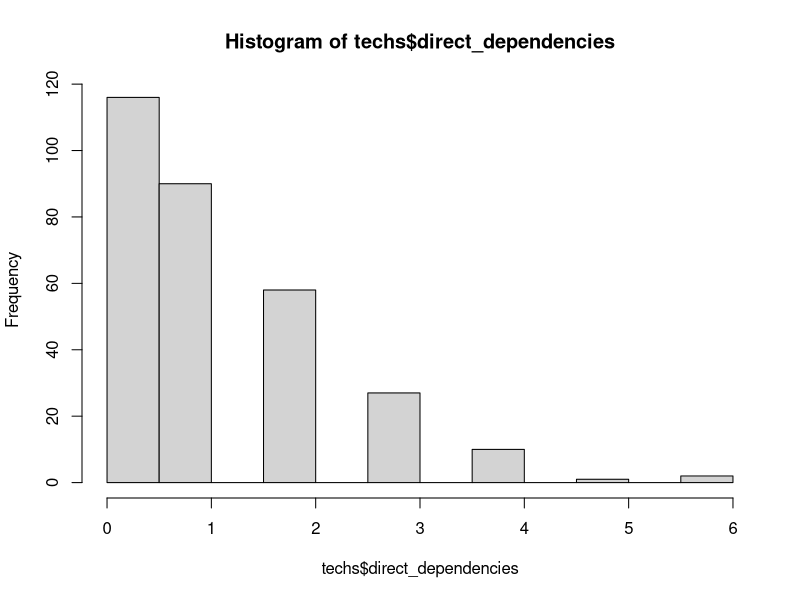
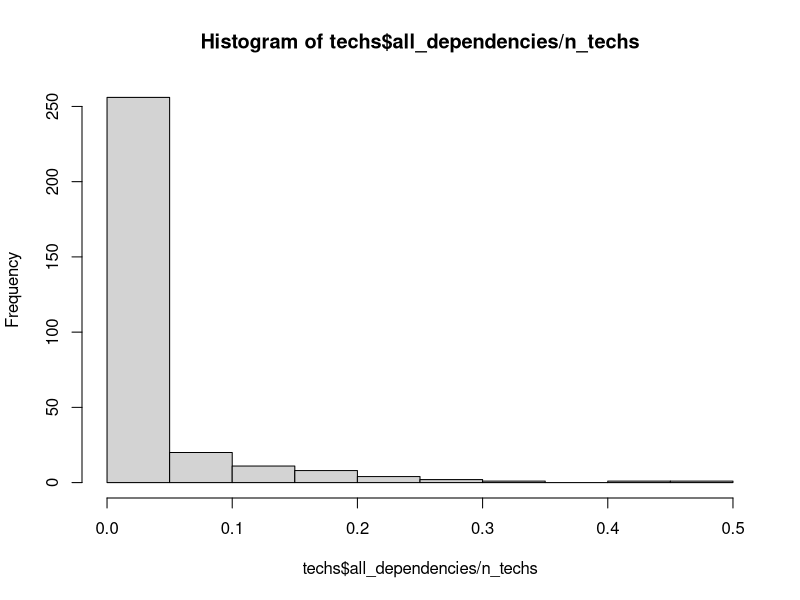
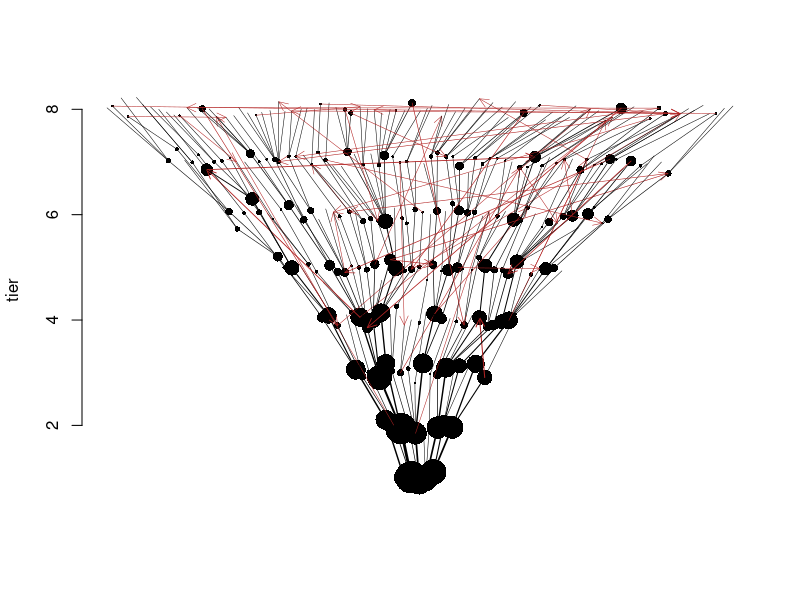

Generate these figures, in order, with R:
### editable  parameters for tree
starting_techs <- 5 # number of techs in tier 1
max_tier <- 8 # number to tiers in tree
tree_growth_rate <- 2 # rate at with tiers get wider
p_extra_dependency <- 0.0005 # probability a given extra dependency is realized
max_tier_gap_for_dependencies <- 99 # how many tiers extra dependencies can cross
p_keystone_tech <- 0.0 # probability a tech is a keystone tech
keystone_multiplier <- 200 # how much more likely keystone techs are to have extra dependencies




### non editable helper values
# function to generate number of techs in each tier
num_techs_per_tier <- function(tier) {
  if (tree_growth_rate < 0.01) { return(starting_techs) }
  return(round((tier + (starting_techs)^(1/tree_growth_rate) - 1)^tree_growth_rate))
}

### construct the tree
# initialize data frame
techs <- data.frame(
  id   = integer(), # unique ID for each tech
  tier = integer(), # what tier its in
  xpos = numeric(), # xcor for plotting
  ypos = numeric()  # ycor for plotting
)

# create techs
for (t in 1:max_tier) {
  n_techs_tier <- num_techs_per_tier(t)
  ids <- c((nrow(techs)+1):(nrow(techs)+n_techs_tier))
  new_rows <- data.frame(
    id = ids,
    tier = rep(t, n_techs_tier),
    xpos = ids - mean(ids),
    ypos = rep(t, n_techs_tier)
  )
  techs <- rbind(techs, new_rows)
}

# total number of techs in tree
n_techs <- nrow(techs)
# ids of keystone techs
keystone_techs <- sample(c(1:n_techs), round(p_keystone_tech * n_techs))

# initialize dependencies:
# "dependencies" is a n-by-n matrix that scores the relationship between every pair of techs
dependencies <- matrix(0, nrow=n_techs, ncol=n_techs)

# dependency code:
# 0 = none
# 1 = basic from-to
# -1 = basic to-from
# 2 = extra to-from
# -2 = extra from-to
# 3 = indirect to-from
# -3 = indirect from-to

# add basic dependencies
# each tech has one basic dependecy from a random chosen tech in the prior tier
for (i in 1:n_techs) {
  tech <- techs[i,]
  if (tech$tier > 1) {
    possible_parents <- techs$id[techs$tier == (tech$tier - 1)]
    parent <- possible_parents[sample.int(length(possible_parents), 1)]
    dependencies[parent, tech$id] <- 1
    dependencies[tech$id, parent] <- -1
  }
}

# identify indirect dependencies
# e.g. A -> B and B -> C, implies A -> C
for (to in 1:n_techs) {
  if (techs$tier[techs$id == to] > 1) {
    for (from in 1:(i-1)) {
      if (dependencies[from, to] > 0) {
        earlier_techs <- c(1:n_techs)[dependencies[,from] > 0]
        for (et in earlier_techs) {
          if (dependencies[et, to] == 0) {
            dependencies[et,to] <- 3
          }
          if (dependencies[to, et] == 0) {
            dependencies[to,et] <- -3
          }
        }
      }
    }
  }
}

# horizontally reorder techs to make tree nicer looking
for (i in 2:max_tier) {  # go through all tiers, starting with tier 3
  this_tier_ids <- techs[techs$tier == i,]$id  # first get the ids of the techs in this tier
  parents <- parent_xpos <- vector()
  for (t in this_tier_ids) {
    parent <- techs[techs$id == match(1, dependencies[,t])[1],]
    parents <- c(parents, parent$id)  # then get the techs from the prior tier these techs depend on
    parent_xpos <- c(parent_xpos, parent$xpos)  # and get their xpos' too
  }
  ord <- order(parent_xpos, this_tier_ids)  # get order of parents' xposs, breaking by offspring id
  ordered_ids <- this_tier_ids[ord]   # order the ids according to this
  techs$xpos[match(ordered_ids, techs$id)] <- seq_along(ordered_ids) - mean(seq_along(ordered_ids))  # insert into db
}

# add some extra dependencies
# these can occur between any possible techs
# as long as they don't already have a dependency of any kind
# and as long as they are not too many tiers apart
pairs <- expand.grid(
  from = 1:n_techs,
  to   = 1:n_techs
)
pairs$parent_tier <- techs$tier[match(pairs$from, techs$id)]
pairs$child_tier  <- techs$tier[match(pairs$to, techs$id)]
pairs$tier_delta <- abs(pairs$parent_tier - pairs$child_tier)
pairs <- pairs[sample(nrow(pairs)), ]

for (i in 1:nrow(pairs)) {
  pair <- pairs[i,]
  parent <- pair$from
  child <- pair$to
  tier_delta <- pair$tier_delta
  
  
  if ((parent != child) &
      (dependencies[parent, child] == 0) &
      (tier_delta <= max_tier_gap_for_dependencies) &
      (pair$parent_tier > 1) &
      (pair$child_tier > 1)) {
    p_link <- p_extra_dependency
    if (parent %in% keystone_techs) { p_link <- p_link * keystone_multiplier }
    if (runif(1,0,1) < p_link) {
      dependencies[parent, child] <- 2
      dependencies[child, parent] <- -2
      
      ancestors <- which(dependencies[parent, ] < 0)
      descendants <- which(dependencies[child, ] > 0)
      
      for (ancestor in ancestors) {
        for (descendant in descendants) {
          if (dependencies[ancestor, descendant] == 0) {
            dependencies[ancestor, descendant] <- 3
            dependencies[descendant, ancestor] <- -3
          }
        }
      }
      
      for (descendant in descendants) {
        if (dependencies[parent, descendant] %in% c(0,2)) {
          dependencies[parent, descendant] <- 3
          dependencies[descendant, parent] <- -3
        }
      }
      
      for (ancestor in ancestors) {
        if (dependencies[ancestor, child] %in% c(0, 2)) {
          dependencies[ancestor, child] <- 3
          dependencies[child, ancestor] <- -3
        }
      }
    }
  }
}

# calculate total number of dependencies
techs$direct_dependencies <- rowSums((dependencies > 0) * (dependencies < 3))
techs$all_dependencies <- rowSums(dependencies > 0)

# add some jitter
techs$xpos <- techs$xpos + rnorm(n_techs, 0, 0.1)
techs$ypos <- techs$ypos + rnorm(n_techs, 0, 0.1)

# plot tree
hist(techs$direct_dependencies)
hist(techs$all_dependencies/n_techs)

#dot_sizes <- (((techs$all_dependencies/n_techs)^0.5)) * 50 / max_tier
dot_sizes <- (techs$all_dependencies/n_techs)^0.5*50 / max_tier
plot(techs$ypos~techs$xpos, bty="n", xlab="", xaxt="n", ylab="tier", pch=16, cex=dot_sizes)
points(techs$ypos[keystone_techs]~techs$xpos[keystone_techs], pch=16, cex=dot_sizes[keystone_techs], col="purple")
if (max_tier < 8) {
  for (i in 1:nrow(techs)) {
    text(techs$xpos[i], techs$ypos[i], techs$id[i], pos=1, offset=dot_sizes[i]*0.2 + 1/max_tier)
  }
}
for (i in 1:n_techs) {
  for (j in 1:n_techs) {
    if (dependencies[i,j] == 1) {
      from <- techs[techs$id == i,]
      to <- techs[techs$id == j,]
      lines(c(from$ypos, to$ypos)~c(from$xpos, to$xpos), lwd=(to$all_dependencies/n_techs * 5 + 0.5))
    }
    if (dependencies[i,j] == 2) {
      from <- techs[techs$id == i,]
      to <- techs[techs$id == j,]
      arrows(from$xpos, from$ypos,
             to$xpos, to$ypos,
             length = 0.1,
             col="firebrick",
             angle = 25,
             code=2,
             lwd=(to$all_dependencies/n_techs * 5 + 0.5))
    }
  }
}
